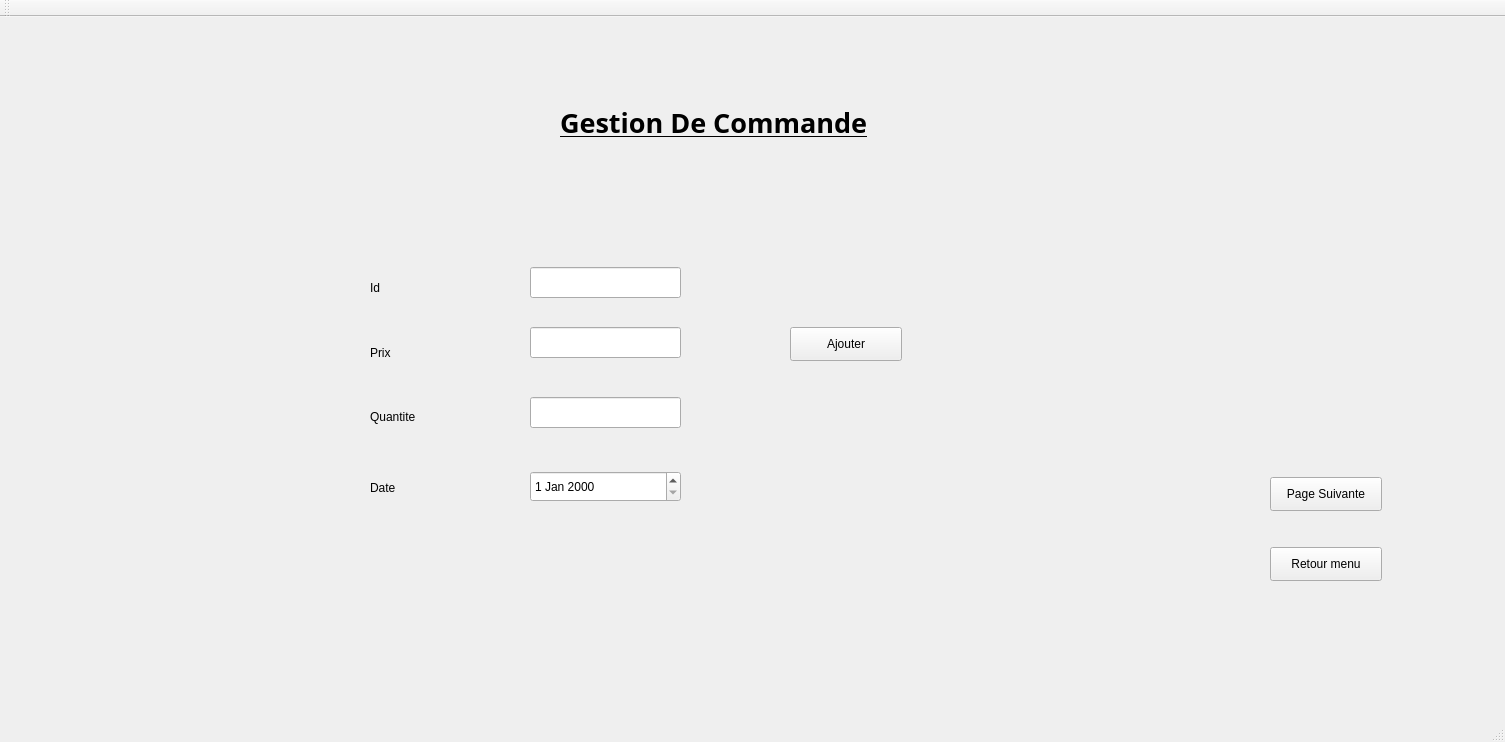
<?xml version="1.0" encoding="UTF-8"?>
<ui version="4.0">
 <class>MainWindow</class>
 <widget class="QMainWindow" name="MainWindow">
  <property name="geometry">
   <rect>
    <x>0</x>
    <y>0</y>
    <width>1505</width>
    <height>742</height>
   </rect>
  </property>
  <property name="windowTitle">
   <string>Gestion des Clients</string>
  </property>
  <widget class="QWidget" name="centralWidget">
   <widget class="QStackedWidget" name="stackedWidget">
    <property name="geometry">
     <rect>
      <x>270</x>
      <y>120</y>
      <width>1191</width>
      <height>561</height>
     </rect>
    </property>
    <property name="currentIndex">
     <number>0</number>
    </property>
    <widget class="QWidget" name="page">
     <widget class="QPushButton" name="buttonAjout">
      <property name="geometry">
       <rect>
        <x>520</x>
        <y>190</y>
        <width>112</width>
        <height>34</height>
       </rect>
      </property>
      <property name="text">
       <string>Ajouter</string>
      </property>
     </widget>
     <widget class="QLabel" name="label">
      <property name="geometry">
       <rect>
        <x>100</x>
        <y>130</y>
        <width>111</width>
        <height>41</height>
       </rect>
      </property>
      <property name="text">
       <string>Id</string>
      </property>
     </widget>
     <widget class="QLabel" name="label_2">
      <property name="geometry">
       <rect>
        <x>100</x>
        <y>190</y>
        <width>69</width>
        <height>51</height>
       </rect>
      </property>
      <property name="text">
       <string>Prix</string>
      </property>
     </widget>
     <widget class="QLabel" name="label_3">
      <property name="geometry">
       <rect>
        <x>100</x>
        <y>270</y>
        <width>69</width>
        <height>20</height>
       </rect>
      </property>
      <property name="text">
       <string>Quantite</string>
      </property>
     </widget>
     <widget class="QLabel" name="label_4">
      <property name="geometry">
       <rect>
        <x>100</x>
        <y>330</y>
        <width>91</width>
        <height>41</height>
       </rect>
      </property>
      <property name="text">
       <string>Date</string>
      </property>
     </widget>
     <widget class="QPushButton" name="pushButton">
      <property name="geometry">
       <rect>
        <x>1000</x>
        <y>340</y>
        <width>112</width>
        <height>34</height>
       </rect>
      </property>
      <property name="text">
       <string>Page Suivante</string>
      </property>
     </widget>
     <widget class="QPushButton" name="Menu">
      <property name="geometry">
       <rect>
        <x>1000</x>
        <y>410</y>
        <width>112</width>
        <height>34</height>
       </rect>
      </property>
      <property name="text">
       <string>Retour menu</string>
      </property>
     </widget>
     <widget class="QDateEdit" name="le_Date">
      <property name="geometry">
       <rect>
        <x>260</x>
        <y>334</y>
        <width>151</width>
        <height>31</height>
       </rect>
      </property>
     </widget>
     <widget class="QLineEdit" name="le_id">
      <property name="geometry">
       <rect>
        <x>260</x>
        <y>130</y>
        <width>151</width>
        <height>31</height>
       </rect>
      </property>
     </widget>
     <widget class="QLineEdit" name="le_Prix">
      <property name="geometry">
       <rect>
        <x>260</x>
        <y>190</y>
        <width>151</width>
        <height>31</height>
       </rect>
      </property>
     </widget>
     <widget class="QLineEdit" name="le_Quantite">
      <property name="geometry">
       <rect>
        <x>260</x>
        <y>260</y>
        <width>151</width>
        <height>31</height>
       </rect>
      </property>
     </widget>
    </widget>
    <widget class="QWidget" name="page_3">
     <widget class="QTabWidget" name="supp">
      <property name="geometry">
       <rect>
        <x>100</x>
        <y>10</y>
        <width>1031</width>
        <height>621</height>
       </rect>
      </property>
      <property name="currentIndex">
       <number>0</number>
      </property>
      <widget class="QWidget" name="tab">
       <attribute name="title">
        <string>Liste Commande</string>
       </attribute>
       <widget class="QLineEdit" name="lineEdit_5">
        <property name="geometry">
         <rect>
          <x>220</x>
          <y>40</y>
          <width>113</width>
          <height>25</height>
         </rect>
        </property>
       </widget>
       <widget class="QPushButton" name="order">
        <property name="geometry">
         <rect>
          <x>410</x>
          <y>30</y>
          <width>112</width>
          <height>34</height>
         </rect>
        </property>
        <property name="text">
         <string/>
        </property>
       </widget>
       <widget class="QPushButton" name="pushButton_12">
        <property name="geometry">
         <rect>
          <x>740</x>
          <y>40</y>
          <width>112</width>
          <height>34</height>
         </rect>
        </property>
        <property name="text">
         <string>QR Code</string>
        </property>
       </widget>
       <widget class="QTableView" name="tableView">
        <property name="geometry">
         <rect>
          <x>35</x>
          <y>81</y>
          <width>951</width>
          <height>251</height>
         </rect>
        </property>
       </widget>
       <widget class="QPushButton" name="pushButton_21">
        <property name="geometry">
         <rect>
          <x>870</x>
          <y>340</y>
          <width>112</width>
          <height>34</height>
         </rect>
        </property>
        <property name="text">
         <string>Menu</string>
        </property>
       </widget>
       <widget class="QLabel" name="label_19">
        <property name="geometry">
         <rect>
          <x>130</x>
          <y>40</y>
          <width>81</width>
          <height>20</height>
         </rect>
        </property>
        <property name="text">
         <string>Recherche</string>
        </property>
       </widget>
      </widget>
      <widget class="QWidget" name="tab_2">
       <attribute name="title">
        <string>Supprimer</string>
       </attribute>
       <widget class="QLabel" name="label_5">
        <property name="geometry">
         <rect>
          <x>410</x>
          <y>70</y>
          <width>131</width>
          <height>51</height>
         </rect>
        </property>
        <property name="text">
         <string>ID</string>
        </property>
       </widget>
       <widget class="QPushButton" name="button_supprimer">
        <property name="geometry">
         <rect>
          <x>340</x>
          <y>210</y>
          <width>151</width>
          <height>34</height>
         </rect>
        </property>
        <property name="text">
         <string>Supprimer</string>
        </property>
       </widget>
       <widget class="QPushButton" name="pushButton_13">
        <property name="geometry">
         <rect>
          <x>360</x>
          <y>270</y>
          <width>112</width>
          <height>34</height>
         </rect>
        </property>
        <property name="text">
         <string>Quitter</string>
        </property>
       </widget>
       <widget class="QLineEdit" name="le_id_supp">
        <property name="geometry">
         <rect>
          <x>320</x>
          <y>150</y>
          <width>181</width>
          <height>41</height>
         </rect>
        </property>
       </widget>
      </widget>
      <widget class="QWidget" name="tab_3">
       <attribute name="title">
        <string>Modifier</string>
       </attribute>
       <widget class="QPushButton" name="ButtonModifier">
        <property name="geometry">
         <rect>
          <x>400</x>
          <y>360</y>
          <width>112</width>
          <height>34</height>
         </rect>
        </property>
        <property name="text">
         <string>Modifier</string>
        </property>
       </widget>
       <widget class="QPushButton" name="pushButton_9">
        <property name="geometry">
         <rect>
          <x>520</x>
          <y>360</y>
          <width>112</width>
          <height>34</height>
         </rect>
        </property>
        <property name="text">
         <string>Quitter</string>
        </property>
       </widget>
       <widget class="QLabel" name="label_7">
        <property name="geometry">
         <rect>
          <x>250</x>
          <y>130</y>
          <width>69</width>
          <height>31</height>
         </rect>
        </property>
        <property name="text">
         <string>ID</string>
        </property>
       </widget>
       <widget class="QLabel" name="label_8">
        <property name="geometry">
         <rect>
          <x>250</x>
          <y>210</y>
          <width>101</width>
          <height>41</height>
         </rect>
        </property>
        <property name="text">
         <string>Date</string>
        </property>
       </widget>
       <widget class="QLabel" name="label_9">
        <property name="geometry">
         <rect>
          <x>250</x>
          <y>180</y>
          <width>69</width>
          <height>20</height>
         </rect>
        </property>
        <property name="text">
         <string>Prix</string>
        </property>
       </widget>
       <widget class="QLabel" name="label_10">
        <property name="geometry">
         <rect>
          <x>250</x>
          <y>270</y>
          <width>69</width>
          <height>20</height>
         </rect>
        </property>
        <property name="text">
         <string>Quantite</string>
        </property>
       </widget>
       <widget class="QDateEdit" name="le_date_modif">
        <property name="geometry">
         <rect>
          <x>330</x>
          <y>220</y>
          <width>121</width>
          <height>25</height>
         </rect>
        </property>
       </widget>
       <widget class="QLineEdit" name="le_id_modif">
        <property name="geometry">
         <rect>
          <x>330</x>
          <y>120</y>
          <width>131</width>
          <height>31</height>
         </rect>
        </property>
       </widget>
       <widget class="QLineEdit" name="le_prix_modif">
        <property name="geometry">
         <rect>
          <x>330</x>
          <y>170</y>
          <width>131</width>
          <height>31</height>
         </rect>
        </property>
       </widget>
       <widget class="QLineEdit" name="le_quantite_modif">
        <property name="geometry">
         <rect>
          <x>330</x>
          <y>260</y>
          <width>131</width>
          <height>31</height>
         </rect>
        </property>
       </widget>
      </widget>
      <widget class="QWidget" name="tab_7">
       <attribute name="title">
        <string>Statistiques</string>
       </attribute>
      </widget>
      <widget class="QWidget" name="tab_4">
       <attribute name="title">
        <string>SMS</string>
       </attribute>
      </widget>
     </widget>
     <widget class="QStackedWidget" name="stackedWidget_2">
      <property name="geometry">
       <rect>
        <x>890</x>
        <y>430</y>
        <width>1141</width>
        <height>481</height>
       </rect>
      </property>
      <property name="currentIndex">
       <number>0</number>
      </property>
      <widget class="QWidget" name="page_4">
       <widget class="QPushButton" name="buttonAjout_2">
        <property name="geometry">
         <rect>
          <x>520</x>
          <y>190</y>
          <width>112</width>
          <height>34</height>
         </rect>
        </property>
        <property name="text">
         <string>Ajouter</string>
        </property>
       </widget>
       <widget class="QPushButton" name="pushButton_7">
        <property name="geometry">
         <rect>
          <x>940</x>
          <y>500</y>
          <width>112</width>
          <height>34</height>
         </rect>
        </property>
        <property name="text">
         <string>Menu</string>
        </property>
       </widget>
       <widget class="QPushButton" name="pushButton_8">
        <property name="geometry">
         <rect>
          <x>520</x>
          <y>260</y>
          <width>112</width>
          <height>34</height>
         </rect>
        </property>
        <property name="text">
         <string>Modifier</string>
        </property>
       </widget>
       <widget class="QLabel" name="label_6">
        <property name="geometry">
         <rect>
          <x>100</x>
          <y>130</y>
          <width>111</width>
          <height>41</height>
         </rect>
        </property>
        <property name="text">
         <string>Id</string>
        </property>
       </widget>
       <widget class="QLabel" name="label_11">
        <property name="geometry">
         <rect>
          <x>100</x>
          <y>190</y>
          <width>69</width>
          <height>51</height>
         </rect>
        </property>
        <property name="text">
         <string>Prix</string>
        </property>
       </widget>
       <widget class="QLabel" name="label_12">
        <property name="geometry">
         <rect>
          <x>100</x>
          <y>270</y>
          <width>69</width>
          <height>20</height>
         </rect>
        </property>
        <property name="text">
         <string>Quantite</string>
        </property>
       </widget>
       <widget class="QLabel" name="label_13">
        <property name="geometry">
         <rect>
          <x>100</x>
          <y>330</y>
          <width>91</width>
          <height>41</height>
         </rect>
        </property>
        <property name="text">
         <string>Date</string>
        </property>
       </widget>
       <widget class="QLineEdit" name="le_id_2">
        <property name="geometry">
         <rect>
          <x>210</x>
          <y>140</y>
          <width>211</width>
          <height>31</height>
         </rect>
        </property>
        <property name="text">
         <string>000</string>
        </property>
       </widget>
       <widget class="QLineEdit" name="le_Prix_2">
        <property name="geometry">
         <rect>
          <x>210</x>
          <y>204</y>
          <width>211</width>
          <height>31</height>
         </rect>
        </property>
        <property name="text">
         <string>111</string>
        </property>
       </widget>
       <widget class="QLineEdit" name="le_Quantite_2">
        <property name="geometry">
         <rect>
          <x>210</x>
          <y>264</y>
          <width>211</width>
          <height>31</height>
         </rect>
        </property>
        <property name="text">
         <string>2222222</string>
        </property>
       </widget>
       <widget class="QPushButton" name="pushButton_4">
        <property name="geometry">
         <rect>
          <x>1000</x>
          <y>340</y>
          <width>112</width>
          <height>34</height>
         </rect>
        </property>
        <property name="text">
         <string>Page Suivante</string>
        </property>
       </widget>
       <widget class="QPushButton" name="Menu_2">
        <property name="geometry">
         <rect>
          <x>1000</x>
          <y>410</y>
          <width>112</width>
          <height>34</height>
         </rect>
        </property>
        <property name="text">
         <string>Retour menu</string>
        </property>
       </widget>
       <widget class="QDateEdit" name="le_Date_2">
        <property name="geometry">
         <rect>
          <x>220</x>
          <y>334</y>
          <width>191</width>
          <height>31</height>
         </rect>
        </property>
       </widget>
      </widget>
      <widget class="QWidget" name="page_5">
       <widget class="QTabWidget" name="supp_2">
        <property name="geometry">
         <rect>
          <x>100</x>
          <y>20</y>
          <width>1031</width>
          <height>621</height>
         </rect>
        </property>
        <property name="currentIndex">
         <number>0</number>
        </property>
        <widget class="QWidget" name="tab_5">
         <attribute name="title">
          <string>Liste Commande</string>
         </attribute>
         <widget class="QPushButton" name="pushButton_14">
          <property name="geometry">
           <rect>
            <x>80</x>
            <y>40</y>
            <width>112</width>
            <height>34</height>
           </rect>
          </property>
          <property name="text">
           <string>Recherche</string>
          </property>
         </widget>
         <widget class="QLineEdit" name="lineEdit_6">
          <property name="geometry">
           <rect>
            <x>220</x>
            <y>40</y>
            <width>113</width>
            <height>25</height>
           </rect>
          </property>
         </widget>
         <widget class="QPushButton" name="pushButton_15">
          <property name="geometry">
           <rect>
            <x>440</x>
            <y>40</y>
            <width>112</width>
            <height>34</height>
           </rect>
          </property>
          <property name="text">
           <string>Tri ID DES</string>
          </property>
         </widget>
         <widget class="QPushButton" name="pushButton_16">
          <property name="geometry">
           <rect>
            <x>570</x>
            <y>40</y>
            <width>112</width>
            <height>34</height>
           </rect>
          </property>
          <property name="text">
           <string>Tri ID ASC</string>
          </property>
         </widget>
         <widget class="QPushButton" name="pushButton_17">
          <property name="geometry">
           <rect>
            <x>740</x>
            <y>40</y>
            <width>112</width>
            <height>34</height>
           </rect>
          </property>
          <property name="text">
           <string>QR Code</string>
          </property>
         </widget>
         <widget class="QPushButton" name="buttonAfficher_2">
          <property name="geometry">
           <rect>
            <x>850</x>
            <y>370</y>
            <width>112</width>
            <height>34</height>
           </rect>
          </property>
          <property name="text">
           <string>Afficher</string>
          </property>
         </widget>
         <widget class="QTableView" name="tableView_2">
          <property name="geometry">
           <rect>
            <x>35</x>
            <y>81</y>
            <width>961</width>
            <height>281</height>
           </rect>
          </property>
         </widget>
        </widget>
        <widget class="QWidget" name="tab_6">
         <attribute name="title">
          <string>Supprimer</string>
         </attribute>
         <widget class="QLabel" name="label_14">
          <property name="geometry">
           <rect>
            <x>410</x>
            <y>70</y>
            <width>131</width>
            <height>51</height>
           </rect>
          </property>
          <property name="text">
           <string>ID</string>
          </property>
         </widget>
         <widget class="QLineEdit" name="le_id_supp_2">
          <property name="geometry">
           <rect>
            <x>310</x>
            <y>140</y>
            <width>221</width>
            <height>31</height>
           </rect>
          </property>
         </widget>
         <widget class="QPushButton" name="button_supprimer_2">
          <property name="geometry">
           <rect>
            <x>340</x>
            <y>210</y>
            <width>151</width>
            <height>34</height>
           </rect>
          </property>
          <property name="text">
           <string>Supprimer</string>
          </property>
         </widget>
         <widget class="QPushButton" name="pushButton_18">
          <property name="geometry">
           <rect>
            <x>360</x>
            <y>270</y>
            <width>112</width>
            <height>34</height>
           </rect>
          </property>
          <property name="text">
           <string>Quitter</string>
          </property>
         </widget>
        </widget>
        <widget class="QWidget" name="tab_8">
         <attribute name="title">
          <string>Modifier</string>
         </attribute>
         <widget class="QPushButton" name="ButtonModifier_2">
          <property name="geometry">
           <rect>
            <x>400</x>
            <y>360</y>
            <width>112</width>
            <height>34</height>
           </rect>
          </property>
          <property name="text">
           <string>Modifier</string>
          </property>
         </widget>
         <widget class="QPushButton" name="pushButton_19">
          <property name="geometry">
           <rect>
            <x>520</x>
            <y>360</y>
            <width>112</width>
            <height>34</height>
           </rect>
          </property>
          <property name="text">
           <string>Quitter</string>
          </property>
         </widget>
         <widget class="QLabel" name="label_15">
          <property name="geometry">
           <rect>
            <x>250</x>
            <y>130</y>
            <width>69</width>
            <height>31</height>
           </rect>
          </property>
          <property name="text">
           <string>ID</string>
          </property>
         </widget>
         <widget class="QLabel" name="label_16">
          <property name="geometry">
           <rect>
            <x>250</x>
            <y>210</y>
            <width>101</width>
            <height>41</height>
           </rect>
          </property>
          <property name="text">
           <string>Date</string>
          </property>
         </widget>
         <widget class="QLineEdit" name="le_id_modif_2">
          <property name="geometry">
           <rect>
            <x>320</x>
            <y>130</y>
            <width>113</width>
            <height>25</height>
           </rect>
          </property>
         </widget>
         <widget class="QLabel" name="label_17">
          <property name="geometry">
           <rect>
            <x>250</x>
            <y>180</y>
            <width>69</width>
            <height>20</height>
           </rect>
          </property>
          <property name="text">
           <string>Prix</string>
          </property>
         </widget>
         <widget class="QLabel" name="label_18">
          <property name="geometry">
           <rect>
            <x>250</x>
            <y>270</y>
            <width>69</width>
            <height>20</height>
           </rect>
          </property>
          <property name="text">
           <string>Quantite</string>
          </property>
         </widget>
         <widget class="QLineEdit" name="le_quantite_modif_2">
          <property name="geometry">
           <rect>
            <x>350</x>
            <y>270</y>
            <width>113</width>
            <height>25</height>
           </rect>
          </property>
         </widget>
         <widget class="QLineEdit" name="le_prix_modif_2">
          <property name="geometry">
           <rect>
            <x>320</x>
            <y>170</y>
            <width>113</width>
            <height>25</height>
           </rect>
          </property>
         </widget>
         <widget class="QDateEdit" name="le_date_modif_2">
          <property name="geometry">
           <rect>
            <x>330</x>
            <y>220</y>
            <width>110</width>
            <height>25</height>
           </rect>
          </property>
         </widget>
        </widget>
        <widget class="QWidget" name="tab_9">
         <attribute name="title">
          <string>Statistiques</string>
         </attribute>
        </widget>
        <widget class="QWidget" name="tab_10">
         <attribute name="title">
          <string>SMS</string>
         </attribute>
        </widget>
       </widget>
      </widget>
      <widget class="QWidget" name="page_6">
       <widget class="QPushButton" name="Ajouter_2">
        <property name="geometry">
         <rect>
          <x>300</x>
          <y>90</y>
          <width>161</width>
          <height>34</height>
         </rect>
        </property>
        <property name="text">
         <string>Ajouter</string>
        </property>
       </widget>
       <widget class="QPushButton" name="pushButton_20">
        <property name="geometry">
         <rect>
          <x>520</x>
          <y>90</y>
          <width>181</width>
          <height>34</height>
         </rect>
        </property>
        <property name="text">
         <string>Affichage</string>
        </property>
       </widget>
      </widget>
     </widget>
    </widget>
    <widget class="QWidget" name="page_2">
     <widget class="QPushButton" name="Ajouter">
      <property name="geometry">
       <rect>
        <x>300</x>
        <y>90</y>
        <width>161</width>
        <height>34</height>
       </rect>
      </property>
      <property name="text">
       <string>Ajouter</string>
      </property>
     </widget>
     <widget class="QPushButton" name="pushButton_2">
      <property name="geometry">
       <rect>
        <x>520</x>
        <y>90</y>
        <width>181</width>
        <height>34</height>
       </rect>
      </property>
      <property name="text">
       <string>Affichage</string>
      </property>
     </widget>
    </widget>
   </widget>
   <widget class="QLabel" name="label_20">
    <property name="geometry">
     <rect>
      <x>560</x>
      <y>90</y>
      <width>411</width>
      <height>31</height>
     </rect>
    </property>
    <property name="font">
     <font>
      <family>Berlin Sans FB Demi</family>
      <pointsize>20</pointsize>
      <weight>75</weight>
      <bold>true</bold>
      <underline>true</underline>
     </font>
    </property>
    <property name="text">
     <string>Gestion De Commande</string>
    </property>
   </widget>
  </widget>
  <widget class="QMenuBar" name="menuBar">
   <property name="geometry">
    <rect>
     <x>0</x>
     <y>0</y>
     <width>1505</width>
     <height>30</height>
    </rect>
   </property>
  </widget>
  <widget class="QToolBar" name="mainToolBar">
   <attribute name="toolBarArea">
    <enum>TopToolBarArea</enum>
   </attribute>
   <attribute name="toolBarBreak">
    <bool>false</bool>
   </attribute>
  </widget>
  <widget class="QStatusBar" name="statusBar"/>
 </widget>
 <layoutdefault spacing="6" margin="11"/>
 <resources/>
 <connections/>
</ui>
